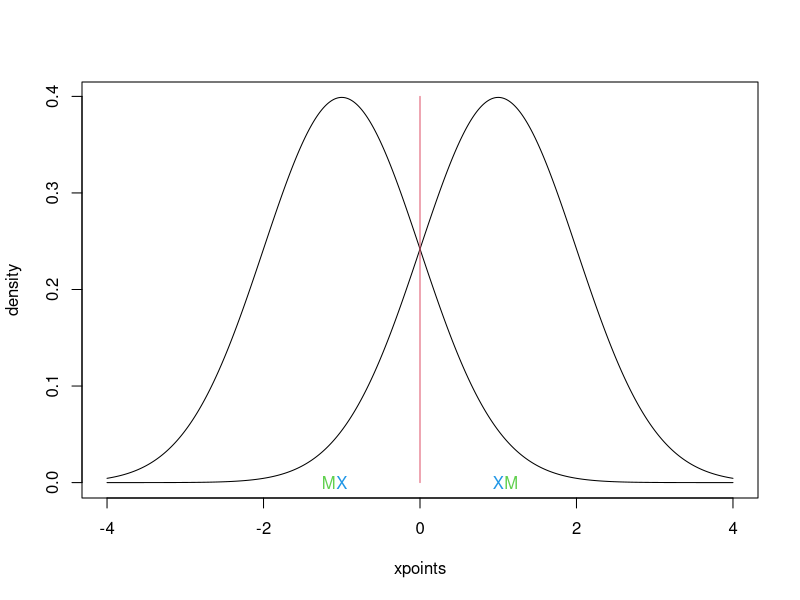

R code for this plot: (Note: this script raises an error after producing the figure.)
###### Lecture 2


xpoints <- seq(-4,4,by=0.01)
norm1 <- dnorm(xpoints,mean=-1,sd=1)
norm2 <- dnorm(xpoints,mean=1,sd=1)
# Plotting densities:
plot(xpoints,norm1,type="l",ylab="density")
points(xpoints,norm2,type="l")
# red line, and means of distributions
lines(c(0,0),c(0,0.4),col=2)
points(1,0,pch="X",col=4)
points(-1,0,pch="X",col=4)
# Computations for truncated distributions.
# See https://en.wikipedia.org/wiki/Truncated_normal_distribution
# for formulae.
# Probability of being below zero for left Gaussian
prob1 <- pnorm(0,-1,1)
# Probability of being below zero for right Gaussian
prob2 <- pnorm(0,1,1)
# Expected value of Gaussian with mean -1, truncated at 0.
te1 <- -1-dnorm(1)/pnorm(1)
# Expected value of Gaussian with mean 1, truncated at 0.
te2 <- 1-dnorm(-1)/pnorm(-1)
# Expected value for left cluster combines the two according to
# their probabilities for their controbutions to the left cluster.
ecluster1 <- prob1*te1+prob2*te2
# Symmetric for right cluster.
ecluster2 <- -ecluster1
# Plot cluster means
points(ecluster1,0,pch="M",col=3)
points(ecluster2,0,pch="M",col=3)

### Estimating the number of clusters


set.seed(123456)
# K.max=20 indicates the maximum number of clusters; B=100 indicates 
# 100 simulations from uniform distribution; d.power=2 indicates squared
# Euclidean distances (as in the original paper and in class),
# spaceH0="original" specifies the uniform distribution to be simulated
# from in the way introduced in class and as "method (a)" in the original
# paper. This is *NOT* the default; the default spaceH0 = "scaledPCA" is
# probably better in most cases but far more difficult to explain in class
# (at least for those who don't know PCA).
cg1 <- clusGap(clusterdata1,kmeans,10,B=100,d.power=2,spaceH0="original",nstart=100)
print(cg1,method="Tibs2001SEmax")
# B=100 simulated reference sets, k = 1..10; spaceH0="original"
#  --> Number of clusters (method 'Tibs2001SEmax', SE.factor=1): 3

plot(cg1)
# Values of gap

plot(1:10,exp(cg1$Tab[,1]),xlab="k",ylab="S_k",type="l")
# Values of S_k; cg1$Tab[,1] has values of log(S_k), therefore the exp.

plot(1:10,cg1$Tab[,1],xlab="k",ylab="log S_k",type="l")
points(1:10,cg1$Tab[,2],xlab="k",ylab="log S_k",type="l",lty=2)
legend(6,6.5,c("log S_k in data","E(log S_k) uniform"),lty=1:2) 
# Values of log(S_k) and its expectation under uniform distribution 
# The latter are in cg1$Tab[,2].



set.seed(76543)
# Use the scaled version of the dataset!
cgg <- clusGap(sgeyser,kmeans,10,B=100,d.power=2,spaceH0="original",nstart=100)
print(cgg,method="Tibs2001SEmax")
# B=100 simulated reference sets, k = 1..10; spaceH0="original"
#  --> Number of clusters (method 'Tibs2001SEmax', SE.factor=1): 3
plot(cgg)
# Values of gap

plot(1:10,exp(cgg$Tab[,1]),xlab="k",ylab="S_k",type="l")
# Values of S_k

plot(1:10,cgg$Tab[,1],xlab="k",ylab="log S_k",type="l")
points(1:10,cgg$Tab[,2],xlab="k",ylab="log S_k",type="l",lty=2)
legend(6,5,c("log S_k in data","E(log S_k) uniform"),lty=1:2) 
# Values of log(S_k) and its expectation under uniform distribution 



# Unfortunately, the "clusGap"-function doesn't give out a clustering,
# so this has to be computed afterwards again.
geyser3 <- kmeans(sgeyser,3,nstart=100)

plot(sgeyser,col=geyser3$cluster,pch=clusym[geyser3$cluster])

set.seed(12345)
cgp05 <- clusGap(p05,kmeans,10,B=100,d.power=2,spaceH0="original",nstart=100)
print(cgp05,method="Tibs2001SEmax")
# B=100 simulated reference sets, k = 1..10; spaceH0="original"
#  --> Number of clusters (method 'Tibs2001SEmax', SE.factor=1): 7
plot(cgp05)
# Gap values

plot(1:10,exp(cgp05$Tab[,1]),xlab="k",ylab="S_k",type="l")
# S_k values

plot(1:10,cgp05$Tab[,1],xlab="k",ylab="log S_k",type="l")
points(1:10,cgp05$Tab[,2],xlab="k",ylab="log S_k",type="l",lty=2)
legend(6,5,c("log S_k in data","E(log S_k) uniform"),lty=1:2) 
# log S_k values and expectation under uniform

# Re-compute 7-means
p057 <- kmeans(p05,7,nstart=100)

pairs(p05,col=p057$cluster,cex=0.5)
